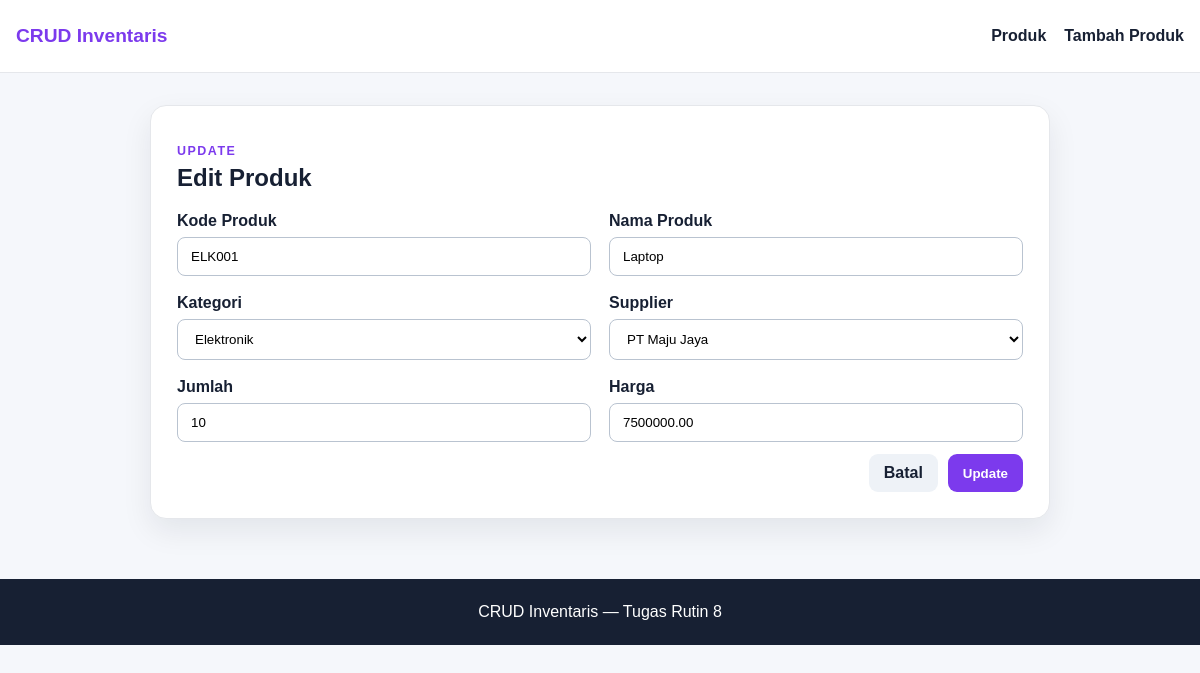
The page /edit.php?id=1 on the database its author committed.
### tables this page shows
CREATE TABLE produk (
    id_produk INT AUTO_INCREMENT PRIMARY KEY,
    id_kategori INT NOT NULL,
    id_supplier INT NOT NULL,
    kode_produk VARCHAR(30) NOT NULL UNIQUE,
    nama_produk VARCHAR(150) NOT NULL,
    jumlah INT NOT NULL DEFAULT 0,
    harga DECIMAL(12,2) NOT NULL DEFAULT 0,
    created_at TIMESTAMP DEFAULT CURRENT_TIMESTAMP,
    CONSTRAINT fk_produk_kategori FOREIGN KEY (id_kategori) REFERENCES kategori(id_kategori)
        ON UPDATE CASCADE ON DELETE RESTRICT,
    CONSTRAINT fk_produk_supplier FOREIGN KEY (id_supplier) REFERENCES supplier(id_supplier)
        ON UPDATE CASCADE ON DELETE RESTRICT
);

CREATE TABLE kategori (
    id_kategori INT AUTO_INCREMENT PRIMARY KEY,
    nama_kategori VARCHAR(100) NOT NULL UNIQUE
);

CREATE TABLE supplier (
    id_supplier INT AUTO_INCREMENT PRIMARY KEY,
    nama_supplier VARCHAR(100) NOT NULL,
    telepon VARCHAR(30) NOT NULL,
    alamat VARCHAR(255) NOT NULL
);

### config/bootstrap.php (called while the page is built, shortened)
<?php
function e(?string $value): string
{
    return htmlspecialchars($value ?? '', ENT_QUOTES, 'UTF-8');
}

### public/edit.php (the view, shortened to what this page needs)
<?php
require_once __DIR__ . '/../config/bootstrap.php';
$id = filter_input(INPUT_GET,'id',FILTER_VALIDATE_INT);
$stmt = $pdo->prepare("SELECT * FROM produk WHERE id_produk=:id");
$stmt->execute(['id'=>$id]);
$product = $stmt->fetch();
$categories = $pdo->query("SELECT id_kategori,nama_kategori FROM kategori ORDER BY nama_kategori")->fetchAll();
$suppliers = $pdo->query("SELECT id_supplier,nama_supplier FROM supplier ORDER BY nama_supplier")->fetchAll();
require __DIR__ . '/../partials/header.php';
?>
<section class="card form-card">
    <p class="eyebrow">Update</p><h1>Edit Produk</h1>
    <form method="post">
        <div class="form-grid">
            <div class="form-group"><label for="kode_produk">Kode Produk</label>
                <input id="kode_produk" name="kode_produk" value="<?= e($product['kode_produk']) ?>" required></div>
            <div class="form-group"><label for="nama_produk">Nama Produk</label>
                <input id="nama_produk" name="nama_produk" value="<?= e($product['nama_produk']) ?>" required></div>
            <div class="form-group"><label for="id_kategori">Kategori</label>
                <select id="id_kategori" name="id_kategori" required>
                <?php foreach ($categories as $category): ?>
                    <option value="<?= (int)$category['id_kategori'] ?>"
                        <?= ((int)$product['id_kategori']===(int)$category['id_kategori'])?'selected':'' ?>>
                        <?= e($category['nama_kategori']) ?>
                    </option>
                <?php endforeach; ?>
                </select>
            </div>
            <div class="form-group"><label for="id_supplier">Supplier</label>
                <select id="id_supplier" name="id_supplier" required>
                <?php foreach ($suppliers as $supplier): ?>
                    <option value="<?= (int)$supplier['id_supplier'] ?>"
                        <?= ((int)$product['id_supplier']===(int)$supplier['id_supplier'])?'selected':'' ?>>
                        <?= e($supplier['nama_supplier']) ?>
                    </option>
                <?php endforeach; ?>
                </select>
            </div>
            <div class="form-group"><label for="jumlah">Jumlah</label>
                <input id="jumlah" type="number" name="jumlah" min="0" value="<?= e((string)$product['jumlah']) ?>" required></div>
            <div class="form-group"><label for="harga">Harga</label>
                <input id="harga" type="number" name="harga" min="0" step="0.01" value="<?= e((string)$product['harga']) ?>" required></div>
        </div>
        <div class="form-actions">
            <a class="button button--light" href="index.php">Batal</a>
            <button class="button button--primary" type="submit">Update</button>
        </div>
    </form>
</section>
<?php require __DIR__ . '/../partials/footer.php'; ?>

### public/style.css (style rules this page uses)
:root { --bg:#f5f7fb;--white:#fff;--text:#172033;--muted:#657086;--primary:#7c3aed;--border:#e5e7eb;--danger:#dc2626;--shadow:0 12px 30px rgba(15,23,42,.08) }
* { box-sizing:border-box }
body { margin:0;font-family:Arial,Helvetica,sans-serif;background:var(--bg);color:var(--text) }
a { color:inherit }
.eyebrow { margin-bottom:6px!important;color:var(--primary)!important;font-size:.78rem;font-weight:800;text-transform:uppercase;letter-spacing:.12em }
.card { padding:26px;background:var(--white);border:1px solid var(--border);border-radius:16px;box-shadow:var(--shadow) }
.button { display:inline-flex;align-items:center;justify-content:center;padding:10px 15px;border:0;border-radius:9px;background:var(--text);color:var(--white);text-decoration:none;font-weight:700;cursor:pointer }
.button--primary { background:var(--primary) }
.button--light { background:#eef2f7;color:var(--text) }
input,select { width:100%;padding:11px 13px;border:1px solid #b9c3d0;border-radius:8px;background:var(--white) }
.form-card { max-width:900px;margin:0 auto }
.form-card h1 { margin-top:0 }
.form-grid { display:grid;grid-template-columns:repeat(2,1fr);gap:18px }
.form-group label { display:block;margin-bottom:7px;font-weight:700 }
.form-actions { display:flex;justify-content:flex-end;gap:10px;margin-top:12px }

### rows shown on the page
produk: kode_produk "ELK001", nama_produk "Laptop", id_kategori "Elektronik", id_supplier "PT Maju Jaya", jumlah "10", harga "7500000.00"
